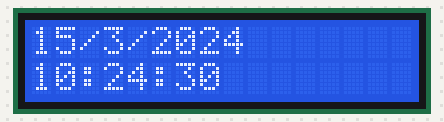
A sketch run on a simulated Arduino Uno, built with avr-gcc and run on an emulated ATmega328P. Parts: 16×2 character LCD. The local clock reads 2024-03-15 10:24:30 at power-on unless the sketch sets it.

Above: at 0.1 s.
At 4.1 s:
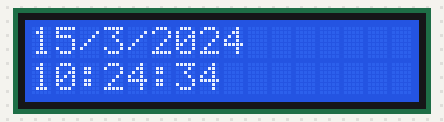
At 9.2 s:
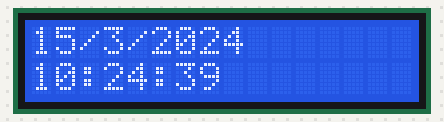
At 19.2 s:
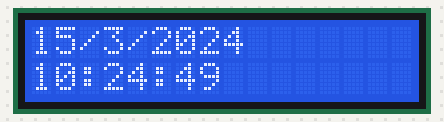
At 28.3 s:
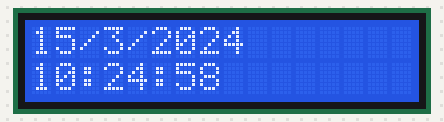
At 38.4 s:
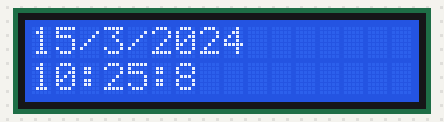

Measured:
- what the display in image 1 shows lasts 1.0 s, from 4.1 s to 5.1 s

The sketch:

Saat.ino
```cpp
#include <LiquidCrystal.h>
#include <virtuabotixRTC.h>


int CLK_PIN = 6;
int DAT_PIN = 7;
int RST_PIN = 8;
virtuabotixRTC myRTC(CLK_PIN, DAT_PIN, RST_PIN);
int rs = 12, en = 11, d4 = 5, d5 = 4, d6 = 3, d7 = 2;
LiquidCrystal lcd(rs, en, d4, d5, d6, d7);


void setup() {
  lcd.begin(16, 2);
}
void loop() {

  myRTC.updateTime();

  lcd.clear();
  lcd.setCursor(0,0);
  lcd.print(myRTC.dayofmonth);
  lcd.print("/");
  lcd.print(myRTC.month);
  lcd.print("/");
  lcd.print(myRTC.year);
  lcd.setCursor(0, 1);
  lcd.print(myRTC.hours);
  lcd.print(":");
  lcd.print(myRTC.minutes);
  lcd.print(":");
  lcd.print(myRTC.seconds);
  delay(1000);
}
```
